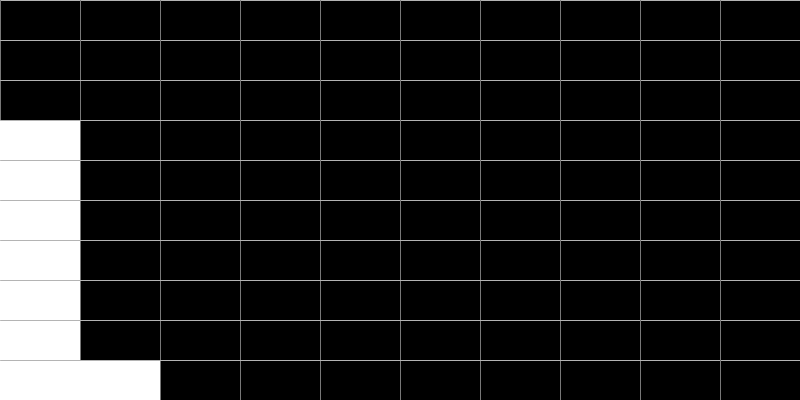
Frame 1 (no input)
Frame 2 (the mouse pressed at the canvas centre, redrawn once): identical to frame 1, image omitted

The Processing sketch that drew this single still picture (run headless with seeded random() and noise(); the mouse was pressed at the canvas centre and the sketch redrawn once):

// Processing sketch: CoinToss
// ── CoinToss.pde
// This shows how the probability of independent events 
// tails off quite rapidly - in this case, flipping a coin
// and counting the number of times in a row it lands either heads
// or tails
//
// by Evan Raskob <e.raskob@rave.ac.uk> 2015


int tosses = 9;  // due to rounding errors, over 49 and the grid will be messed up

int results[];

void flipCoins()
{
  results = new int[tosses+1]; // count 0 too
  int sameTossCount = 0;
  
  int lastFlip = -1; 
  
  for (int i=0; i < tosses; i++)
  {
    int flip = floor( random(0,2) ); // 0 or 1
    
    println("toss["+i+"]=" + flip);
    
    if (lastFlip == flip) sameTossCount++;
    else
    {
      results[sameTossCount] += 1;
      sameTossCount = 0;
    } 
      
    println("same toss count: " + sameTossCount);   
    lastFlip = flip;
    
    
  }  
  
  for (int i=0; i < results.length; i++)
  {
    println(""+i+" "+ results[i]);
  }
  redraw();
}


void setup()
{
  size(800,400);
  flipCoins();
}


void draw()
{
  background(0);
  
  
  int xticks = width/results.length;
  int yticks = height/results.length;
  
  rectMode(CORNERS);
  
  for (int i=0; i < results.length; i++)
  {
    stroke(180);
    line(0, i*yticks, width, i*yticks);
    stroke(120);
    line(i*xticks, 0, i*xticks, height);
  
    fill(255);
    noStroke();
    int x = i*xticks;
    int y = results[i] * yticks;

    //ellipse(x,height,10,10);
    //ellipse(x+xticks,y,10,10);
    
    rect(x,height, x+xticks,height-y); 
  }
  noLoop();
}


void keyPressed()
{
  flipCoins();
}
